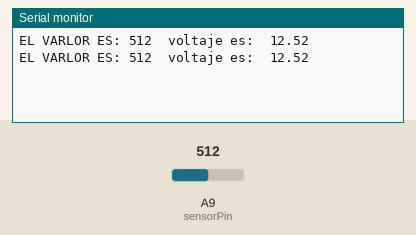
Bench run of a sketch on a simulated Arduino Mega 2560, built with avr-gcc and run on an emulated ATmega2560. Shown: the last lines printed to the serial monitor. Inputs (shaded band) come from the test bench; at power-on: A9 (sensorPin) = 512.

Above: at 1.8 s.
1.9 s: A9 (sensorPin) set to 716
At 2.8 s:
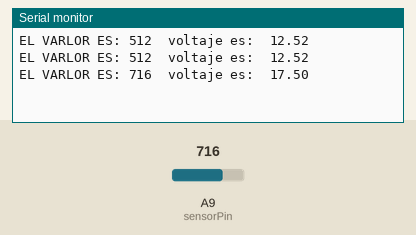
3.4 s: A9 (sensorPin) set to 900
At 4.4 s:
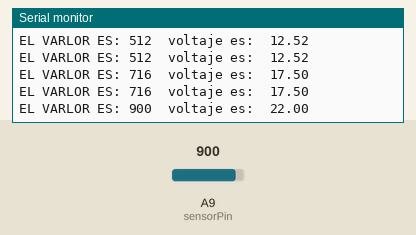
Timing chart, 0 to 6.4 s (numbered marks = the images above; inputs shaded):
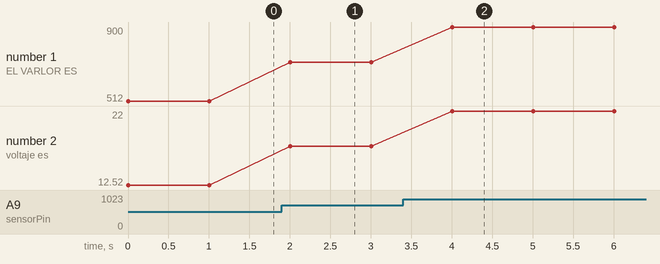

Measured:
- after the input at 1.9 s, the serial monitor: prints a new line after 0.10 s (image 1)
- after the input at 3.4 s, the serial monitor: prints a new line after 0.60 s (image 2)
- plotted number 1: 512 → 716 after the input at 1.9 s, 716 → 900 after the input at 3.4 s
- plotted number 2: 12.52 → 17.5 after the input at 1.9 s, 17.5 → 22 after the input at 3.4 s

The sketch:

sketch_nov20b.ino
```cpp
int sensorPin = A9;
int sensorValue = 0;
void setup() {
Serial.begin(9600);
}

void loop() {
  sensorValue = analogRead(sensorPin);//LEEMOS LA LECTURA DEL SENSOR
  Serial.print("EL VARLOR ES: ");
  Serial.print(sensorValue);// MOSTRAMOS LA LECTURA DE SENSOR
  Serial.print("  voltaje es:  ");
  Serial.println(sensorValue*(3.3/135));//MULTIPLICAMOS PARA SABER EL VOLTAJE
  delay(1000);
}
```
